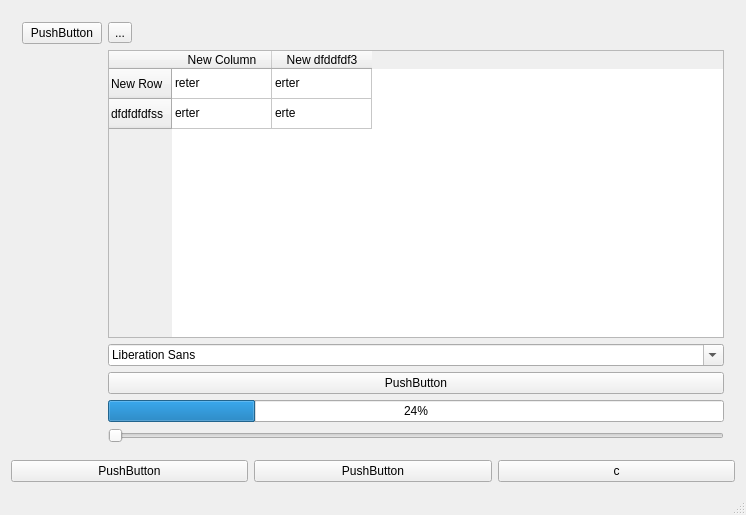
<?xml version="1.0" encoding="UTF-8"?>
<ui version="4.0">
 <class>MainWindow</class>
 <widget class="QMainWindow" name="MainWindow">
  <property name="geometry">
   <rect>
    <x>0</x>
    <y>0</y>
    <width>746</width>
    <height>515</height>
   </rect>
  </property>
  <property name="windowTitle">
   <string>MainWindow</string>
  </property>
  <widget class="QWidget" name="centralWidget">
   <layout class="QHBoxLayout" name="horizontalLayout_3">
    <item>
     <layout class="QGridLayout" name="gridLayout_2">
      <item row="0" column="0" colspan="3">
       <widget class="QStackedWidget" name="stackedWidget">
        <property name="currentIndex">
         <number>1</number>
        </property>
        <widget class="QWidget" name="page">
         <layout class="QVBoxLayout" name="verticalLayout">
          <item>
           <layout class="QHBoxLayout" name="horizontalLayout">
            <item>
             <widget class="QListWidget" name="listWidget"/>
            </item>
            <item>
             <widget class="QTextBrowser" name="textBrowser"/>
            </item>
           </layout>
          </item>
         </layout>
        </widget>
        <widget class="QWidget" name="page_2">
         <layout class="QHBoxLayout" name="horizontalLayout_2">
          <item>
           <layout class="QFormLayout" name="formLayout">
            <item row="0" column="0">
             <widget class="QPushButton" name="pushButton_4">
              <property name="text">
               <string>PushButton</string>
              </property>
             </widget>
            </item>
            <item row="0" column="1">
             <widget class="QToolButton" name="toolButton">
              <property name="text">
               <string>...</string>
              </property>
             </widget>
            </item>
            <item row="3" column="1">
             <widget class="QPushButton" name="pushButton_5">
              <property name="text">
               <string>PushButton</string>
              </property>
             </widget>
            </item>
            <item row="2" column="1">
             <widget class="QFontComboBox" name="fontComboBox"/>
            </item>
            <item row="1" column="1">
             <widget class="QTableWidget" name="tableWidget">
              <row>
               <property name="text">
                <string>New Row</string>
               </property>
              </row>
              <row>
               <property name="text">
                <string>dfdfdfdfss</string>
               </property>
              </row>
              <column>
               <property name="text">
                <string>New Column</string>
               </property>
              </column>
              <column>
               <property name="text">
                <string>New dfddfdf3</string>
               </property>
              </column>
              <item row="0" column="0">
               <property name="text">
                <string>reter</string>
               </property>
              </item>
              <item row="0" column="1">
               <property name="text">
                <string>erter</string>
               </property>
              </item>
              <item row="1" column="0">
               <property name="text">
                <string>erter</string>
               </property>
              </item>
              <item row="1" column="1">
               <property name="text">
                <string>erte</string>
               </property>
              </item>
             </widget>
            </item>
            <item row="4" column="1">
             <widget class="QProgressBar" name="progressBar">
              <property name="value">
               <number>24</number>
              </property>
             </widget>
            </item>
            <item row="5" column="1">
             <widget class="QSlider" name="horizontalSlider">
              <property name="orientation">
               <enum>Qt::Horizontal</enum>
              </property>
             </widget>
            </item>
           </layout>
          </item>
         </layout>
        </widget>
       </widget>
      </item>
      <item row="1" column="1">
       <widget class="QPushButton" name="pushButton_2">
        <property name="text">
         <string>PushButton</string>
        </property>
       </widget>
      </item>
      <item row="1" column="2">
       <widget class="QPushButton" name="pushButton">
        <property name="text">
         <string>c</string>
        </property>
       </widget>
      </item>
      <item row="1" column="0">
       <widget class="QPushButton" name="pushButton_3">
        <property name="text">
         <string>PushButton</string>
        </property>
       </widget>
      </item>
     </layout>
    </item>
   </layout>
  </widget>
  <widget class="QStatusBar" name="statusBar"/>
 </widget>
 <layoutdefault spacing="6" margin="11"/>
 <resources/>
 <connections>
  <connection>
   <sender>pushButton</sender>
   <signal>clicked()</signal>
   <receiver>textBrowser</receiver>
   <slot>clear()</slot>
   <hints>
    <hint type="sourcelabel">
     <x>593</x>
     <y>471</y>
    </hint>
    <hint type="destinationlabel">
     <x>585</x>
     <y>382</y>
    </hint>
   </hints>
  </connection>
 </connections>
</ui>
